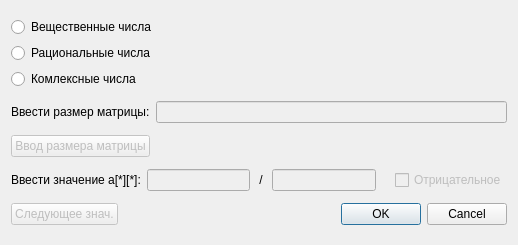
<?xml version="1.0" encoding="UTF-8"?>
<ui version="4.0">
 <class>AddValueMatrixDialog</class>
 <widget class="QDialog" name="AddValueMatrixDialog">
  <property name="geometry">
   <rect>
    <x>0</x>
    <y>0</y>
    <width>518</width>
    <height>245</height>
   </rect>
  </property>
  <property name="windowTitle">
   <string>Dialog</string>
  </property>
  <layout class="QVBoxLayout" name="verticalLayout_2">
   <item>
    <layout class="QVBoxLayout" name="verticalLayout_4">
     <item>
      <widget class="QRadioButton" name="doubleButton">
       <property name="text">
        <string>Вещественные числа</string>
       </property>
      </widget>
     </item>
     <item>
      <widget class="QRadioButton" name="rationalButton">
       <property name="text">
        <string>Рациональные числа</string>
       </property>
      </widget>
     </item>
     <item>
      <widget class="QRadioButton" name="complexButton">
       <property name="text">
        <string>Комлексные числа</string>
       </property>
      </widget>
     </item>
    </layout>
   </item>
   <item>
    <layout class="QHBoxLayout" name="horizontalLayout_3">
     <item>
      <widget class="QLabel" name="sizeLabel">
       <property name="text">
        <string>Ввести размер матрицы:</string>
       </property>
      </widget>
     </item>
     <item>
      <layout class="QVBoxLayout" name="verticalLayout_3"/>
     </item>
     <item>
      <widget class="QLineEdit" name="sizeLineEdit">
       <property name="enabled">
        <bool>false</bool>
       </property>
      </widget>
     </item>
    </layout>
   </item>
   <item>
    <layout class="QHBoxLayout" name="horizontalLayout_4">
     <item>
      <widget class="QPushButton" name="sizeButton">
       <property name="enabled">
        <bool>false</bool>
       </property>
       <property name="text">
        <string>Ввод размера матрицы</string>
       </property>
      </widget>
     </item>
     <item>
      <spacer name="horizontalSpacer">
       <property name="orientation">
        <enum>Qt::Horizontal</enum>
       </property>
       <property name="sizeHint" stdset="0">
        <size>
         <width>40</width>
         <height>20</height>
        </size>
       </property>
      </spacer>
     </item>
    </layout>
   </item>
   <item>
    <layout class="QHBoxLayout" name="horizontalLayout">
     <item>
      <widget class="QLabel" name="mainLabel">
       <property name="text">
        <string>Ввести значение a[*][*]:</string>
       </property>
      </widget>
     </item>
     <item>
      <widget class="QLineEdit" name="numeratorLineEdit">
       <property name="enabled">
        <bool>false</bool>
       </property>
      </widget>
     </item>
     <item>
      <widget class="QLabel" name="separator">
       <property name="text">
        <string> / </string>
       </property>
      </widget>
     </item>
     <item>
      <widget class="QLineEdit" name="dividerLineEdit">
       <property name="enabled">
        <bool>false</bool>
       </property>
      </widget>
     </item>
     <item>
      <widget class="QLabel" name="forComplexLabel">
       <property name="text">
        <string/>
       </property>
      </widget>
     </item>
     <item>
      <widget class="QCheckBox" name="isNegativeCheckBox">
       <property name="enabled">
        <bool>false</bool>
       </property>
       <property name="text">
        <string>Отрицательное</string>
       </property>
      </widget>
     </item>
    </layout>
   </item>
   <item>
    <layout class="QHBoxLayout" name="horizontalLayout_2">
     <item>
      <widget class="QPushButton" name="nextValueButton">
       <property name="enabled">
        <bool>false</bool>
       </property>
       <property name="text">
        <string>Следующее знач.</string>
       </property>
      </widget>
     </item>
     <item>
      <widget class="QDialogButtonBox" name="buttonBox">
       <property name="orientation">
        <enum>Qt::Horizontal</enum>
       </property>
       <property name="standardButtons">
        <set>QDialogButtonBox::Cancel|QDialogButtonBox::Ok</set>
       </property>
      </widget>
     </item>
    </layout>
   </item>
  </layout>
 </widget>
 <resources/>
 <connections>
  <connection>
   <sender>buttonBox</sender>
   <signal>accepted()</signal>
   <receiver>AddValueMatrixDialog</receiver>
   <slot>accept()</slot>
   <hints>
    <hint type="sourcelabel">
     <x>248</x>
     <y>254</y>
    </hint>
    <hint type="destinationlabel">
     <x>157</x>
     <y>274</y>
    </hint>
   </hints>
  </connection>
  <connection>
   <sender>buttonBox</sender>
   <signal>rejected()</signal>
   <receiver>AddValueMatrixDialog</receiver>
   <slot>reject()</slot>
   <hints>
    <hint type="sourcelabel">
     <x>316</x>
     <y>260</y>
    </hint>
    <hint type="destinationlabel">
     <x>286</x>
     <y>274</y>
    </hint>
   </hints>
  </connection>
 </connections>
</ui>
